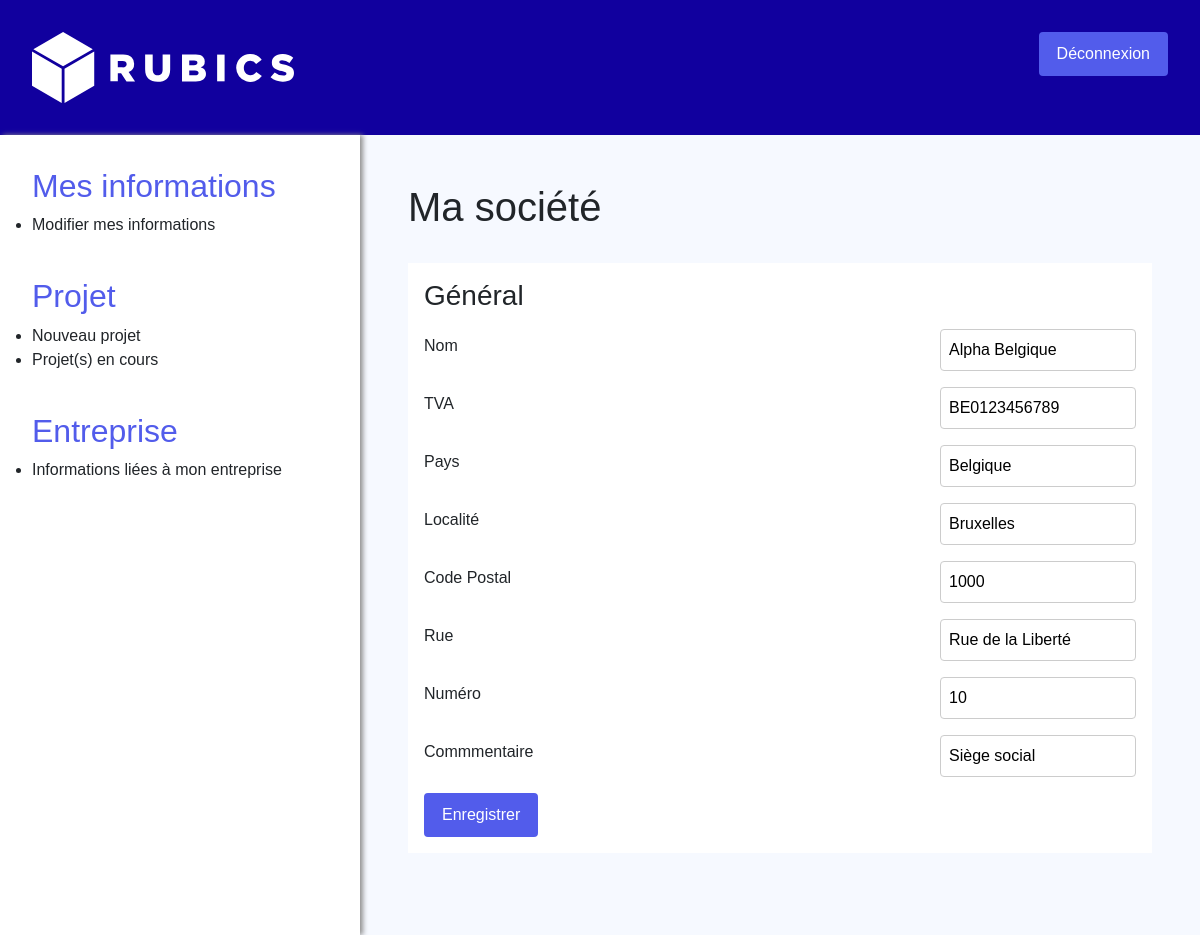
/view/view-user-admin-company.php (signed in), run on an earlier commit of the app's database.
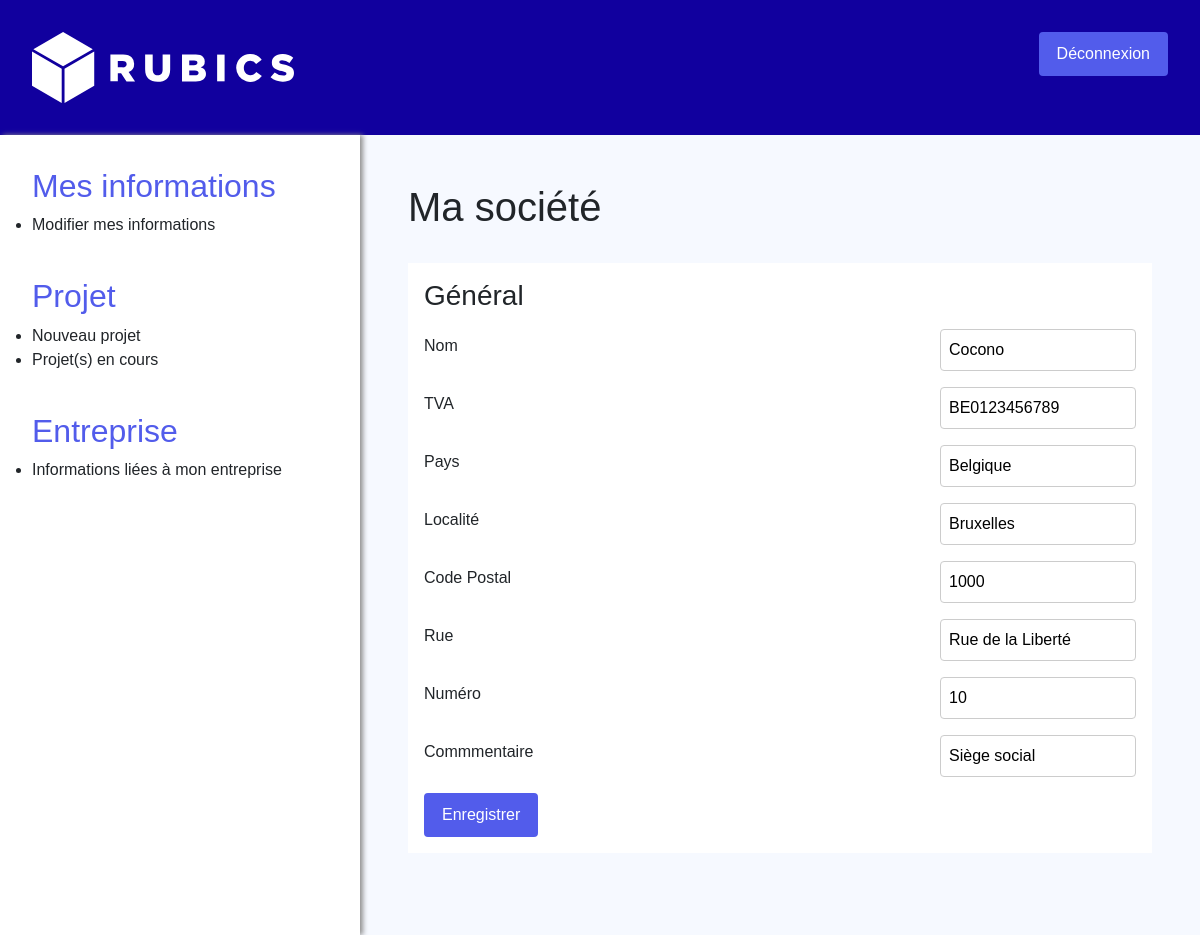
And on a later commit of the database.
### tables this page shows
CREATE TABLE `company` (
  `id` int(11) NOT NULL,
  `name` varchar(25) NOT NULL,
  `vat` varchar(25) NOT NULL,
  `country` varchar(25) NOT NULL,
  `locality` varchar(25) NOT NULL,
  `zip_code` varchar(25) NOT NULL,
  `street` varchar(25) NOT NULL,
  `number` varchar(25) NOT NULL,
  `comment` varchar(250) NOT NULL,
  `client_id` int(11) NOT NULL
);

### model/companyModel.php (called while the page is built, shortened)
<?php
include($_SERVER['DOCUMENT_ROOT'] . "/Rubics/model/dbconnect.php");
function getCompany($id)
{
    global $bdd;
    $sql = "SELECT * FROM company WHERE client_id = :client_id";
    $stmt = $bdd->prepare($sql);
    $stmt->bindParam(':client_id', $id, PDO::PARAM_INT);
    $stmt->execute();
    $company = $stmt->fetch(PDO::FETCH_ASSOC);
    return $company;
}

### view/view-user-admin-company.php (the view, shortened to what the changed rows need)
<?php
include($_SERVER['DOCUMENT_ROOT'] . "/Rubics/view/component/view-admin-header.php");
require($_SERVER['DOCUMENT_ROOT'] . "/Rubics/model/companyModel.php");
if (!isset($_SESSION['client']) && !isset($_SESSION['employee']) && !isset($_SESSION['admin'])) {
    header("Location: ../view/view-login.php");
    exit;
} elseif (isset($_SESSION['admin'])) {
    header("Location: ../view/view-admin-home.php");
    exit;
} elseif (isset($_SESSION['employee'])) {
    header("Location: ../view/view-employee-admin-home.php");
    exit;
} else {
    $id = $_SESSION['client']['general']['id'];
    $company = getCompany($id) ?>
    <div class="main">
        <h1>Ma société</h1>
        <div class="main-conent">
            <div class="data-card">
                <h3>Général</h3>
                <form action="<?php $_SERVER['DOCUMENT_ROOT'] ?>/Rubics/controller/companyController.php" method="POST">
                    <div class="field-container">
                        <label for="name">Nom</label>
                        <input type="text" id="name" name="name" minlength="3" maxlength="25" autofocus value="<?php if (isset($company)) {
                                                                                                                    echo $company['name'];
                                                                                                                } ?>">
                    </div>
                    <div class="field-container">
                        <label for="vat">TVA</label>
                        <input type="text" id="vat" name="vat" minlength="3" maxlength="25" value="<?php if (isset($company)) {
                                                                                                        echo $company['vat'];
                                                                                                    } ?>">
                    </div>
                    <div class="field-container">
                        <label for="country">Pays</label>
                        <input type="text" id="country" name="country" minlength="3" maxlength="25" value="<?php if (isset($company)) {
                                                                                                                echo $company['country'];
                                                                                                            } ?>">
                    </div>
                    <div class="field-container">
                        <label for="locality">Localité</label>
                        <input type="text" id="locality" name="locality" value="<?php if (isset($company)) {
                                                                                    echo $company['locality'];
                                                                                } ?>">
                    </div>
                    <div class="field-container">
                        <label for="zipCode">Code Postal</label>
                        <input type="text" id="zipCode" name="zipCode" minlength="5" maxlength="20" value="<?php if (isset($company)) {
                                                                                                                echo $company['zip_code'];
                                                                                                            } ?>">
                    </div>
                    <div class="field-container">
                        <label for="street">Rue</label>
                        <input type="text" id="street" name="street" minlength="8" maxlength="20" value="<?php if (isset($company)) {
                                                                                                                echo $company['street'];
                                                                                                            } ?>">
                    </div>
                    <div class="field-container">
                        <label for="number">Numéro</label>
                        <input type="number" id="number" name="number" minlength="8" value="<?php if (isset($company)) {
                                                                                                echo $company['number'];
                                                                                            } ?>">
                    </div>
                    <div class="field-container">
                        <label for="comment">Commmentaire</label>
                        <input type="text" id="comment" name="comment" minlength="8" maxlength="20" value="<?php if (isset($company)) {
                                                                                                                echo $company['comment'];
                                                                                                            } ?>">
                    </div>
                    <input class="btn" type="submit" name="submit" value="Enregistrer" />
                </form>
            </div>
        </div>
    </div>
<?php
    include($_SERVER['DOCUMENT_ROOT'] . "/Rubics/view/component/view-admin-footer.php");
} ?>

What changed in the data, as far as the page shows it:
changed company "BE0123456789": name "Alpha Belgique" → "Cocono"
